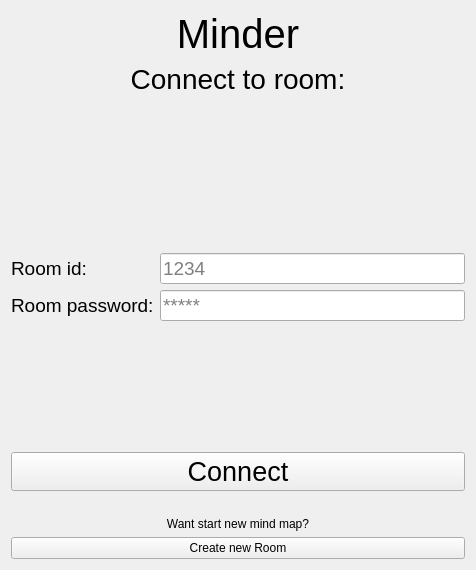
<?xml version="1.0" encoding="UTF-8"?>
<ui version="4.0">
 <class>SessionConnectionWindow</class>
 <widget class="QWidget" name="SessionConnectionWindow">
  <property name="geometry">
   <rect>
    <x>0</x>
    <y>0</y>
    <width>476</width>
    <height>570</height>
   </rect>
  </property>
  <property name="windowTitle">
   <string>Form</string>
  </property>
  <layout class="QVBoxLayout" name="verticalLayout_3">
   <item>
    <widget class="QLabel" name="labelMinder">
     <property name="font">
      <font>
       <pointsize>30</pointsize>
      </font>
     </property>
     <property name="text">
      <string>Minder</string>
     </property>
     <property name="alignment">
      <set>Qt::AlignCenter</set>
     </property>
    </widget>
   </item>
   <item>
    <widget class="QLabel" name="labelTitle">
     <property name="font">
      <font>
       <pointsize>21</pointsize>
      </font>
     </property>
     <property name="text">
      <string>Connect to room:</string>
     </property>
     <property name="alignment">
      <set>Qt::AlignCenter</set>
     </property>
     <property name="margin">
      <number>8</number>
     </property>
    </widget>
   </item>
   <item>
    <spacer name="verticalSpacer_3">
     <property name="orientation">
      <enum>Qt::Vertical</enum>
     </property>
     <property name="sizeHint" stdset="0">
      <size>
       <width>20</width>
       <height>40</height>
      </size>
     </property>
    </spacer>
   </item>
   <item>
    <layout class="QVBoxLayout" name="verticalLayout_2">
     <item>
      <widget class="QLabel" name="labelErrorMsg">
       <property name="font">
        <font>
         <pointsize>13</pointsize>
         <italic>true</italic>
        </font>
       </property>
       <property name="text">
        <string>&lt;error&gt;</string>
       </property>
       <property name="alignment">
        <set>Qt::AlignCenter</set>
       </property>
       <property name="margin">
        <number>5</number>
       </property>
      </widget>
     </item>
     <item>
      <layout class="QFormLayout" name="formLayout">
       <item row="0" column="0">
        <widget class="QLabel" name="labelSessionId">
         <property name="font">
          <font>
           <pointsize>14</pointsize>
          </font>
         </property>
         <property name="text">
          <string>Room id:</string>
         </property>
         <property name="margin">
          <number>8</number>
         </property>
        </widget>
       </item>
       <item row="0" column="1">
        <widget class="QLineEdit" name="lineSessiond">
         <property name="font">
          <font>
           <pointsize>14</pointsize>
          </font>
         </property>
         <property name="alignment">
          <set>Qt::AlignLeading|Qt::AlignLeft|Qt::AlignVCenter</set>
         </property>
         <property name="placeholderText">
          <string>1234</string>
         </property>
        </widget>
       </item>
       <item row="1" column="0">
        <widget class="QLabel" name="labelSessionPassword">
         <property name="font">
          <font>
           <pointsize>14</pointsize>
          </font>
         </property>
         <property name="text">
          <string>Room password:</string>
         </property>
         <property name="margin">
          <number>8</number>
         </property>
        </widget>
       </item>
       <item row="1" column="1">
        <widget class="QLineEdit" name="lineSessionPassword">
         <property name="font">
          <font>
           <pointsize>14</pointsize>
          </font>
         </property>
         <property name="echoMode">
          <enum>QLineEdit::Password</enum>
         </property>
         <property name="alignment">
          <set>Qt::AlignLeading|Qt::AlignLeft|Qt::AlignVCenter</set>
         </property>
         <property name="placeholderText">
          <string>*****</string>
         </property>
        </widget>
       </item>
      </layout>
     </item>
    </layout>
   </item>
   <item>
    <spacer name="verticalSpacer">
     <property name="orientation">
      <enum>Qt::Vertical</enum>
     </property>
     <property name="sizeHint" stdset="0">
      <size>
       <width>20</width>
       <height>40</height>
      </size>
     </property>
    </spacer>
   </item>
   <item>
    <layout class="QVBoxLayout" name="verticalLayout">
     <item>
      <widget class="QPushButton" name="btnConnectToSession">
       <property name="sizePolicy">
        <sizepolicy hsizetype="Minimum" vsizetype="Fixed">
         <horstretch>0</horstretch>
         <verstretch>0</verstretch>
        </sizepolicy>
       </property>
       <property name="font">
        <font>
         <pointsize>20</pointsize>
        </font>
       </property>
       <property name="cursor">
        <cursorShape>PointingHandCursor</cursorShape>
       </property>
       <property name="contextMenuPolicy">
        <enum>Qt::DefaultContextMenu</enum>
       </property>
       <property name="toolTipDuration">
        <number>-1</number>
       </property>
       <property name="layoutDirection">
        <enum>Qt::LeftToRight</enum>
       </property>
       <property name="autoFillBackground">
        <bool>false</bool>
       </property>
       <property name="text">
        <string>Connect</string>
       </property>
       <property name="autoDefault">
        <bool>false</bool>
       </property>
      </widget>
     </item>
     <item>
      <spacer name="verticalSpacer_2">
       <property name="orientation">
        <enum>Qt::Vertical</enum>
       </property>
       <property name="sizeType">
        <enum>QSizePolicy::Minimum</enum>
       </property>
       <property name="sizeHint" stdset="0">
        <size>
         <width>10</width>
         <height>20</height>
        </size>
       </property>
      </spacer>
     </item>
     <item>
      <widget class="QLabel" name="labelCreateNewSession">
       <property name="text">
        <string>Want start new mind map?</string>
       </property>
       <property name="alignment">
        <set>Qt::AlignCenter</set>
       </property>
      </widget>
     </item>
     <item>
      <widget class="QPushButton" name="btnCreateNewSession">
       <property name="cursor">
        <cursorShape>PointingHandCursor</cursorShape>
       </property>
       <property name="text">
        <string>Create new Room</string>
       </property>
      </widget>
     </item>
    </layout>
   </item>
  </layout>
 </widget>
 <resources/>
 <connections/>
</ui>
